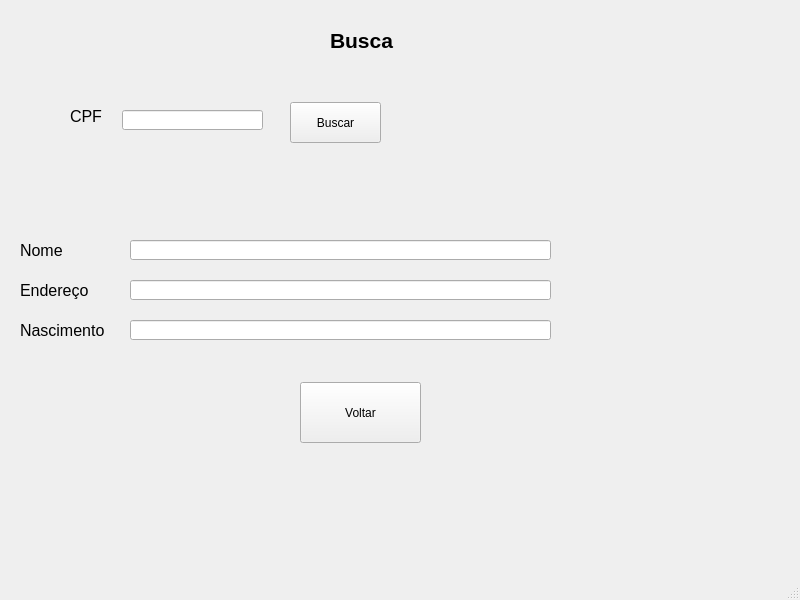
<?xml version="1.0" encoding="UTF-8"?>
<ui version="4.0">
 <class>MainWindow</class>
 <widget class="QMainWindow" name="MainWindow">
  <property name="geometry">
   <rect>
    <x>0</x>
    <y>0</y>
    <width>800</width>
    <height>600</height>
   </rect>
  </property>
  <property name="windowTitle">
   <string>MainWindow</string>
  </property>
  <widget class="QWidget" name="centralwidget">
   <widget class="QLabel" name="label">
    <property name="geometry">
     <rect>
      <x>330</x>
      <y>30</y>
      <width>81</width>
      <height>20</height>
     </rect>
    </property>
    <property name="font">
     <font>
      <family>Arial</family>
      <pointsize>16</pointsize>
      <weight>75</weight>
      <bold>true</bold>
     </font>
    </property>
    <property name="text">
     <string>Busca</string>
    </property>
   </widget>
   <widget class="QLabel" name="label_2">
    <property name="geometry">
     <rect>
      <x>70</x>
      <y>110</y>
      <width>47</width>
      <height>13</height>
     </rect>
    </property>
    <property name="font">
     <font>
      <family>Arial</family>
      <pointsize>12</pointsize>
     </font>
    </property>
    <property name="text">
     <string>CPF</string>
    </property>
   </widget>
   <widget class="QLineEdit" name="lineEdit">
    <property name="geometry">
     <rect>
      <x>122</x>
      <y>110</y>
      <width>141</width>
      <height>20</height>
     </rect>
    </property>
   </widget>
   <widget class="QPushButton" name="pushButton">
    <property name="geometry">
     <rect>
      <x>290</x>
      <y>102</y>
      <width>91</width>
      <height>41</height>
     </rect>
    </property>
    <property name="text">
     <string>Buscar</string>
    </property>
   </widget>
   <widget class="QLabel" name="label_3">
    <property name="geometry">
     <rect>
      <x>20</x>
      <y>240</y>
      <width>71</width>
      <height>20</height>
     </rect>
    </property>
    <property name="font">
     <font>
      <family>Arial</family>
      <pointsize>12</pointsize>
     </font>
    </property>
    <property name="text">
     <string>Nome</string>
    </property>
   </widget>
   <widget class="QLabel" name="label_4">
    <property name="geometry">
     <rect>
      <x>20</x>
      <y>280</y>
      <width>91</width>
      <height>20</height>
     </rect>
    </property>
    <property name="font">
     <font>
      <family>Arial</family>
      <pointsize>12</pointsize>
     </font>
    </property>
    <property name="text">
     <string>Endereço</string>
    </property>
   </widget>
   <widget class="QLabel" name="label_5">
    <property name="geometry">
     <rect>
      <x>20</x>
      <y>320</y>
      <width>91</width>
      <height>20</height>
     </rect>
    </property>
    <property name="font">
     <font>
      <family>Arial</family>
      <pointsize>12</pointsize>
     </font>
    </property>
    <property name="text">
     <string>Nascimento</string>
    </property>
   </widget>
   <widget class="QLineEdit" name="lineEdit_2">
    <property name="geometry">
     <rect>
      <x>130</x>
      <y>240</y>
      <width>421</width>
      <height>20</height>
     </rect>
    </property>
   </widget>
   <widget class="QLineEdit" name="lineEdit_3">
    <property name="geometry">
     <rect>
      <x>130</x>
      <y>280</y>
      <width>421</width>
      <height>20</height>
     </rect>
    </property>
   </widget>
   <widget class="QLineEdit" name="lineEdit_4">
    <property name="geometry">
     <rect>
      <x>130</x>
      <y>320</y>
      <width>421</width>
      <height>20</height>
     </rect>
    </property>
   </widget>
   <widget class="QPushButton" name="pushButton_2">
    <property name="geometry">
     <rect>
      <x>300</x>
      <y>382</y>
      <width>121</width>
      <height>61</height>
     </rect>
    </property>
    <property name="text">
     <string>Voltar</string>
    </property>
   </widget>
  </widget>
  <widget class="QMenuBar" name="menubar">
   <property name="geometry">
    <rect>
     <x>0</x>
     <y>0</y>
     <width>800</width>
     <height>21</height>
    </rect>
   </property>
  </widget>
  <widget class="QStatusBar" name="statusbar"/>
 </widget>
 <resources/>
 <connections/>
</ui>
